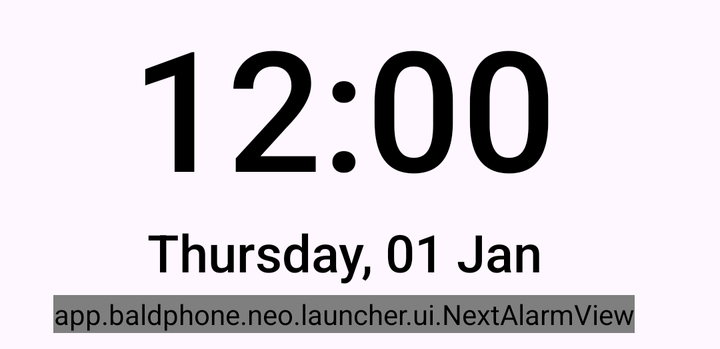
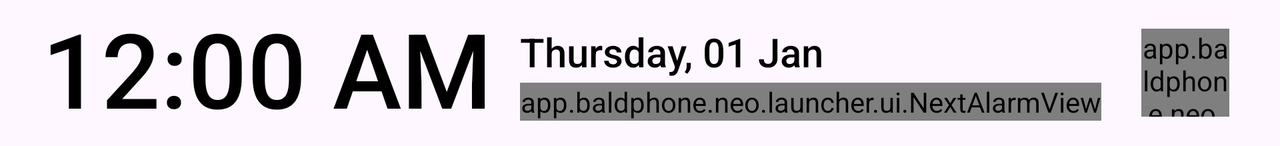

Two renders of one Android screen. The first uses the default layout on a phone; the second uses the alternative layout the repository ships for a different screen configuration, on a matching device. The two XML files are below.
<!-- AndroidManifest.xml: application theme AppTheme -->
<!-- res/layout/notification_area.xml -->
<?xml version="1.0" encoding="utf-8"?>
<LinearLayout xmlns:android="http://schemas.android.com/apk/res/android"
    android:id="@+id/notifications_area"
    android:layout_width="match_parent"
    android:layout_height="wrap_content"
    android:gravity="center"
    android:orientation="horizontal"
    android:baselineAligned="false"
    android:paddingHorizontal="4dp"
    android:paddingVertical="8dp"
    android:importantForAccessibility="no">

    <LinearLayout
        android:layout_width="wrap_content"
        android:layout_height="wrap_content"
        android:gravity="center_horizontal"
        android:orientation="vertical">

        <TextClock
            android:id="@+id/clock"
            android:layout_width="wrap_content"
            android:layout_height="wrap_content"
            android:format12Hour="h:mm a"
            android:format24Hour="HH:mm"
            android:gravity="center"
            android:includeFontPadding="false"
            android:maxLines="1"
            android:textColor="?bald_text_on_background"
            android:fontFamily="sans-serif-medium"
            android:textSize="84sp" />

        <TextClock
            android:id="@+id/date"
            android:layout_width="wrap_content"
            android:layout_height="wrap_content"
            android:layout_marginTop="2dp"
            android:ellipsize="end"
            android:format12Hour="EEEE, dd MMM"
            android:format24Hour="EEEE, dd MMM"
            android:gravity="center"
            android:maxLines="1"
            android:maxWidth="260dp"
            android:textColor="?bald_text_on_background"
            android:fontFamily="sans-serif-medium"
            android:textSize="26sp" />

        
        <app.baldphone.neo.launcher.ui.NextAlarmView
            android:id="@+id/next_alarm"
            android:layout_width="wrap_content"
            android:layout_height="wrap_content"
            android:layout_marginTop="4dp"
            android:importantForAccessibility="yes" />
    </LinearLayout>

    <LinearLayout
        android:id="@+id/home_battery_block"
        android:layout_width="wrap_content"
        android:layout_height="wrap_content"
        android:layout_marginStart="16dp"
        android:gravity="center"
        android:orientation="vertical"
        android:importantForAccessibility="yes">

        <app.baldphone.neo.launcher.ui.BatteryIconView
            android:id="@+id/home_battery"
            android:layout_width="72dp"
            android:layout_height="72dp" />

        <TextView
            android:id="@+id/home_battery_percent"
            android:layout_width="wrap_content"
            android:layout_height="wrap_content"
            android:layout_marginTop="2dp"
            android:fontFamily="sans-serif-medium"
            android:gravity="center"
            android:importantForAccessibility="no"
            android:maxLines="1"
            android:textColor="?bald_text_on_background"
            android:textSize="22sp" />
    </LinearLayout>
</LinearLayout>
<!-- resources referenced by this layout -->
<resources>
  <style name="AppTheme" parent="BaseAppTheme">
          <item name="android:windowLightStatusBar" tools:targetApi="m">true</item>
      </style>
  <style name="FadeAnimation" parent="@android:style/Animation.Activity">
          <item name="android:activityOpenEnterAnimation">@anim/fade_in</item>
          <item name="android:activityOpenExitAnimation">@anim/fade_out</item>
          <item name="android:activityCloseEnterAnimation">@anim/fade_in</item>
          <item name="android:activityCloseExitAnimation">@anim/fade_out</item>
          <item name="android:windowEnterAnimation">@anim/fade_in</item>
          <item name="android:windowExitAnimation">@anim/fade_out</item>
      </style>
  <color name="primary">#323248</color>
  <color name="onPrimary">#444444</color>
  <color name="bald_text_on_background">#000</color>
  <color name="blue">#388ba3</color>
  <color name="ripple">#000000</color>
  <style name="AppButtonStyle" parent="Widget.Material3.Button">
          <item name="shapeAppearance">@style/AppButtonShape</item>
          <item name="strokeWidth">0.5dp</item>
      </style>
  <color name="bald_background">#EBEBEB</color>
  <color name="bald_background_transparent">#E4DDE2E3</color>
  <color name="bald_button">#D7DCD6</color>
  <color name="bald_button_clicked">#3C455C</color>
  <dimen name="bald_button_corners_radius">12dp</dimen>
  <color name="bald_button_disabled">#d6d6d6</color>
  <color name="gold">#ffcf40</color>
  <dimen name="bald_button_pill_corners_radius">500dp</dimen>
  <color name="bald_decoration_on_background">@color/bald_text_on_background</color>
  <color name="bald_decoration_on_button">@color/bald_text_on_button</color>
  <color name="bald_decoration_on_key">@color/bald_text_on_key</color>
  <color name="bald_edit_text_bg">#FFFFFF</color>
  <color name="bald_hint_on_background">@color/bald_hint_on_button</color>
  <color name="bald_hint_on_button">#585858</color>
  <dimen name="bald_key_margin">2dp</dimen>
  <color name="bald_keyboard_key_background">@color/bald_button</color>
  <color name="bald_keyboard_key_pressed_background">@color/bald_button_clicked</color>
  <color name="bald_selected_on_background">#4D575F</color>
  <color name="bald_stroke_color">#84000000</color>
  <dimen name="bald_stroke_size">1dp</dimen>
  <color name="bald_text_on_button">#000</color>
  <color name="on_gold">#000000</color>
  <color name="bald_text_on_key">@color/bald_text_on_background</color>
  <color name="bald_text_on_selected">#fff</color>
  <color name="bald_button_positive">#388BA3</color>
  <color name="bald_text_on_button_positive">#FFFFFF</color>
  <color name="color_1">#5064ef5b</color>
  <color name="color_3">#5080cbc4</color>
  <color name="color_4">#50bcaaa4</color>
  <style name="Widget.App.MaterialSwitch" parent="Widget.Material3.CompoundButton.MaterialSwitch">
          <item name="materialThemeOverlay">@style/ThemeOverlay.App.MaterialSwitch</item>
      </style>
  <style name="Widget.BaldPhone.BatteryIconView" parent="">
          <item name="batteryNormalColor">?bald_decoration_on_background</item>
          <item name="batteryLowColor">#D50000</item>
          <item name="batteryFullColor">#2E7D32</item>
          <item name="batteryChargingColor">?android:textColorPrimary</item>
      </style>
  <style name="AppButtonShape" parent="ShapeAppearance.Material3.MediumComponent">
          <item name="cornerSize">8dp</item>
      </style>
  <style name="ThemeOverlay.App.MaterialSwitch" parent="">
          <item name="colorPrimary">@color/green</item>
          <item name="colorOnPrimary">@android:color/white</item>
          <item name="colorSurfaceVariant">@color/gray</item>
  
      </style>
  <color name="green">#2e7d32</color>
  <color name="gray">#9e9e9e</color>
  <!-- some entries are left out for length -->
</resources>
<!-- res/layout-land/notification_area.xml (the repository's variant of the layout above) -->
<!-- drawn on the phone turned sideways -->
<?xml version="1.0" encoding="utf-8"?>
<LinearLayout xmlns:android="http://schemas.android.com/apk/res/android"
    android:id="@+id/notifications_area"
    android:layout_width="match_parent"
    android:layout_height="wrap_content"
    android:baselineAligned="false"
    android:gravity="center"
    android:importantForAccessibility="no"
    android:orientation="horizontal"
    android:paddingHorizontal="4dp"
    android:paddingVertical="6dp">

    <TextClock
        android:id="@+id/clock"
        android:layout_width="wrap_content"
        android:layout_height="wrap_content"
        android:fontFamily="sans-serif-medium"
        android:format12Hour="h:mm a"
        android:format24Hour="HH:mm"
        android:gravity="center"
        android:includeFontPadding="false"
        android:maxLines="1"
        android:textColor="?bald_text_on_background"
        android:textSize="@dimen/clock_hour_text_size" />

    
    <LinearLayout
        android:layout_width="wrap_content"
        android:layout_height="wrap_content"
        android:layout_marginStart="14dp"
        android:gravity="start"
        android:orientation="vertical">

        <TextClock
            android:id="@+id/date"
            android:layout_width="wrap_content"
            android:layout_height="wrap_content"
            android:ellipsize="end"
            android:fontFamily="sans-serif-medium"
            android:format12Hour="EEEE, dd MMM"
            android:format24Hour="EEEE, dd MMM"
            android:maxLines="1"
            android:maxWidth="260dp"
            android:textColor="?bald_text_on_background"
            android:textSize="@dimen/clock_secondary_text_size" />

        <app.baldphone.neo.launcher.ui.NextAlarmView
            android:id="@+id/next_alarm"
            android:layout_width="wrap_content"
            android:layout_height="wrap_content"
            android:layout_marginTop="2dp"
            android:importantForAccessibility="yes" />
    </LinearLayout>

    
    <LinearLayout
        android:id="@+id/home_battery_block"
        android:layout_width="wrap_content"
        android:layout_height="wrap_content"
        android:layout_marginStart="20dp"
        android:baselineAligned="false"
        android:gravity="center_vertical"
        android:importantForAccessibility="yes"
        android:orientation="horizontal">

        <app.baldphone.neo.launcher.ui.BatteryIconView
            android:id="@+id/home_battery"
            android:layout_width="44dp"
            android:layout_height="44dp" />

        <TextView
            android:id="@+id/home_battery_percent"
            android:layout_width="wrap_content"
            android:layout_height="wrap_content"
            android:layout_marginStart="4dp"
            android:fontFamily="sans-serif-medium"
            android:gravity="center"
            android:importantForAccessibility="no"
            android:maxLines="1"
            android:textColor="?bald_text_on_background"
            android:textSize="18sp" />
    </LinearLayout>
</LinearLayout>
<!-- resources referenced by the variant -->
<!-- as the phone turned sideways resolves them -->
<resources>
  <!-- from res/values-land/ -->
  <dimen name="clock_hour_text_size">52sp</dimen>
  <!-- from res/values-land/ -->
  <dimen name="clock_secondary_text_size">20sp</dimen>
  <style name="AppTheme" parent="BaseAppTheme">
          <item name="android:windowLightStatusBar" tools:targetApi="m">true</item>
      </style>
  <style name="FadeAnimation" parent="@android:style/Animation.Activity">
          <item name="android:activityOpenEnterAnimation">@anim/fade_in</item>
          <item name="android:activityOpenExitAnimation">@anim/fade_out</item>
          <item name="android:activityCloseEnterAnimation">@anim/fade_in</item>
          <item name="android:activityCloseExitAnimation">@anim/fade_out</item>
          <item name="android:windowEnterAnimation">@anim/fade_in</item>
          <item name="android:windowExitAnimation">@anim/fade_out</item>
      </style>
  <color name="primary">#323248</color>
  <color name="onPrimary">#444444</color>
  <color name="bald_text_on_background">#000</color>
  <color name="blue">#388ba3</color>
  <color name="ripple">#000000</color>
  <style name="AppButtonStyle" parent="Widget.Material3.Button">
          <item name="shapeAppearance">@style/AppButtonShape</item>
          <item name="strokeWidth">0.5dp</item>
      </style>
  <color name="bald_background">#EBEBEB</color>
  <color name="bald_background_transparent">#E4DDE2E3</color>
  <color name="bald_button">#D7DCD6</color>
  <color name="bald_button_clicked">#3C455C</color>
  <dimen name="bald_button_corners_radius">12dp</dimen>
  <color name="bald_button_disabled">#d6d6d6</color>
  <color name="gold">#ffcf40</color>
  <dimen name="bald_button_pill_corners_radius">500dp</dimen>
  <color name="bald_decoration_on_background">@color/bald_text_on_background</color>
  <color name="bald_decoration_on_button">@color/bald_text_on_button</color>
  <color name="bald_decoration_on_key">@color/bald_text_on_key</color>
  <color name="bald_edit_text_bg">#FFFFFF</color>
  <color name="bald_hint_on_background">@color/bald_hint_on_button</color>
  <color name="bald_hint_on_button">#585858</color>
  <dimen name="bald_key_margin">2dp</dimen>
  <color name="bald_keyboard_key_background">@color/bald_button</color>
  <color name="bald_keyboard_key_pressed_background">@color/bald_button_clicked</color>
  <color name="bald_selected_on_background">#4D575F</color>
  <color name="bald_stroke_color">#84000000</color>
  <dimen name="bald_stroke_size">1dp</dimen>
  <color name="bald_text_on_button">#000</color>
  <color name="on_gold">#000000</color>
  <color name="bald_text_on_key">@color/bald_text_on_background</color>
  <color name="bald_text_on_selected">#fff</color>
  <color name="bald_button_positive">#388BA3</color>
  <color name="bald_text_on_button_positive">#FFFFFF</color>
  <color name="color_1">#5064ef5b</color>
  <color name="color_3">#5080cbc4</color>
  <color name="color_4">#50bcaaa4</color>
  <style name="Widget.App.MaterialSwitch" parent="Widget.Material3.CompoundButton.MaterialSwitch">
          <item name="materialThemeOverlay">@style/ThemeOverlay.App.MaterialSwitch</item>
      </style>
  <style name="Widget.BaldPhone.BatteryIconView" parent="">
          <item name="batteryNormalColor">?bald_decoration_on_background</item>
          <item name="batteryLowColor">#D50000</item>
          <item name="batteryFullColor">#2E7D32</item>
          <item name="batteryChargingColor">?android:textColorPrimary</item>
      </style>
  <style name="AppButtonShape" parent="ShapeAppearance.Material3.MediumComponent">
          <item name="cornerSize">8dp</item>
      </style>
  <style name="ThemeOverlay.App.MaterialSwitch" parent="">
          <item name="colorPrimary">@color/green</item>
          <item name="colorOnPrimary">@android:color/white</item>
          <item name="colorSurfaceVariant">@color/gray</item>
  
      </style>
  <color name="green">#2e7d32</color>
  <color name="gray">#9e9e9e</color>
  <!-- some entries are left out for length -->
</resources>
